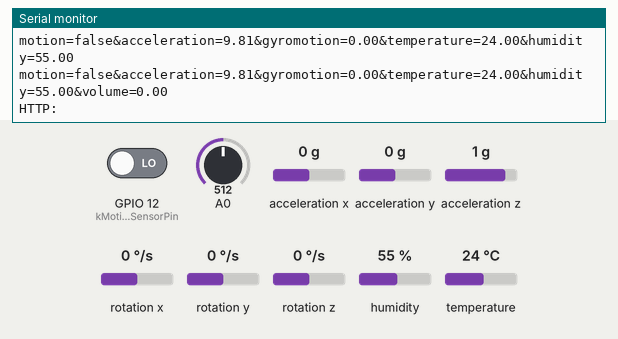
The sketch below on a simulated ESP8266 (NodeMCU). On the bench: the last lines printed to the serial monitor. The inputs (shaded band) are chosen by the test bench; at power-on: GPIO 12 (kMotionSensorPin) LOW, acceleration x 0 g, acceleration y 0 g, acceleration z 1 g, rotation x 0 °/s, A0 = 512, rotation y 0 °/s, rotation z 0 °/s, humidity 55 %, temperature 24 °C. WiFi joins after 1.5 s; servers stay silent unless stated; uploads are accepted with an empty reply.

Above: at 2.8 s.
2.9 s: GPIO 12 (kMotionSensorPin) driven HIGH
At 3.26 s:
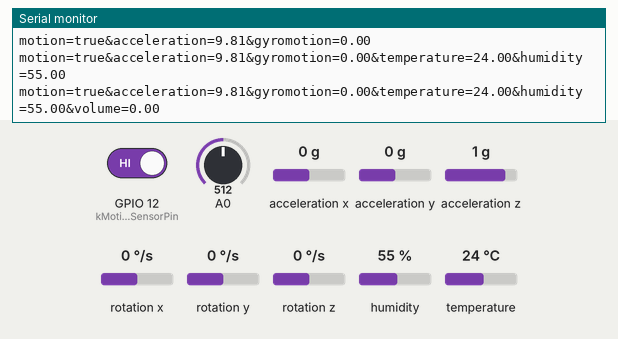
4.4 s: acceleration x set to -1.4 g
At 5.5 s:
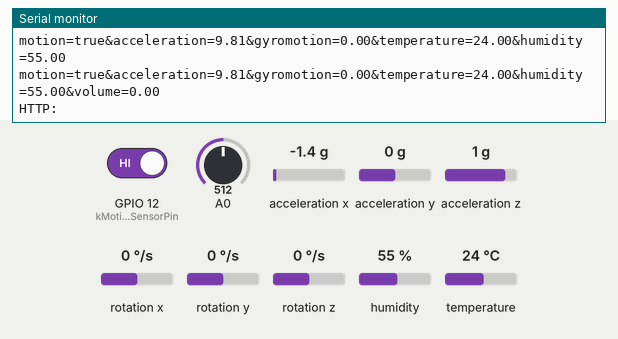
5.9 s: acceleration y set to -1.4 g
At 6.8 s:
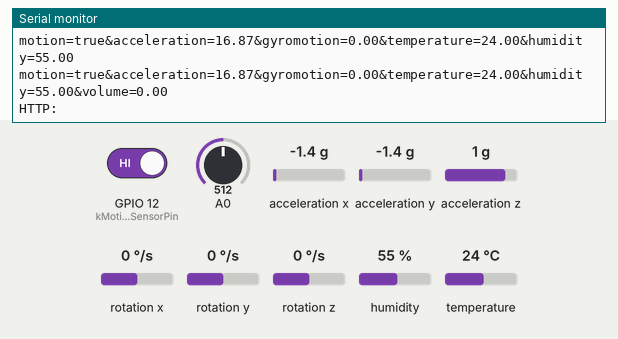
7.4 s: acceleration z set to -1.4 g
At 7.4 s:
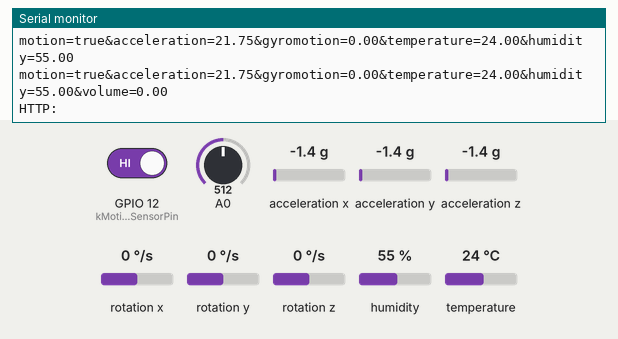
8.9 s: rotation x set to -192 °/s
At 10.3 s:
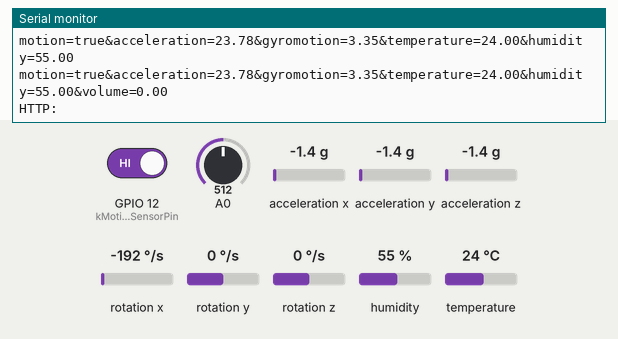
10.4 s: GPIO 12 (kMotionSensorPin) driven LOW
At 11.33 s:
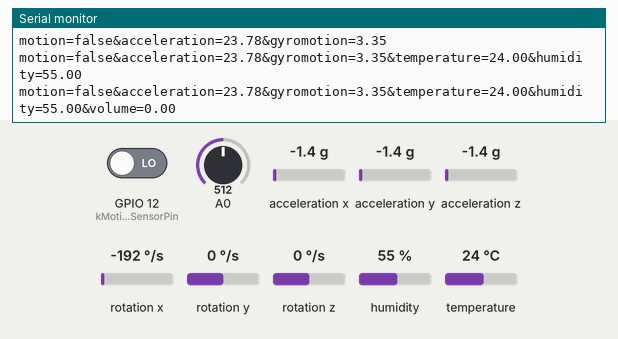
Timing chart, 0 to 12.9 s (numbered marks = the images above; inputs shaded):
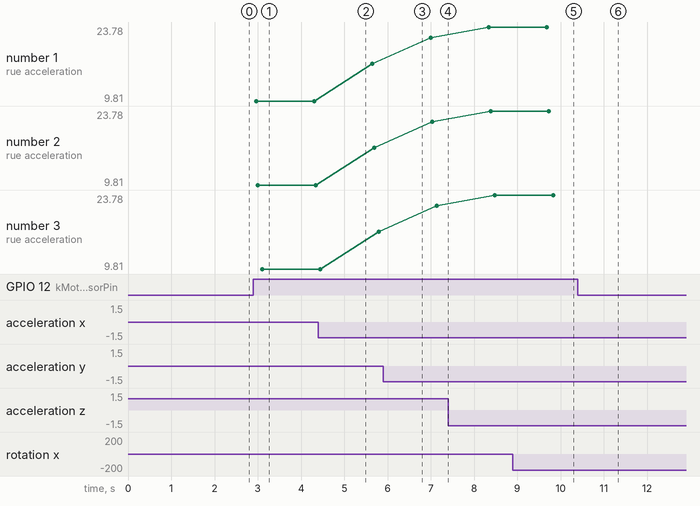

The sketch:

TechfestMunich.ino
```cpp
#include <Wire.h>
#include <ESP8266WiFi.h>
#include <ESP8266HTTPClient.h>
#include <WiFiClient.h>
#include <Adafruit_LSM9DS1.h>
#include <Adafruit_SHT31.h>
#include <Adafruit_Sensor.h>
#include <ESP8266WiFiMulti.h>

const char* ssid     = "TECHFEST";
const char* password = "techfest19";
ESP8266WiFiMulti WiFiMulti;
const char* kServerAddress = "http://10.25.13.227:5000/measurement";
const int kMotionSensorPin = 12;
const int kSampleWindowMs = 100;
Adafruit_LSM9DS1* lsm;
Adafruit_SHT31* sht31;

void SetupWifi() {
  Serial.print("Connecting to ");
  Serial.println(ssid);

  WiFi.mode(WIFI_STA);
  WiFiMulti.addAP(ssid, password);
  while ((WiFiMulti.run() != WL_CONNECTED)) {
    delay(250);
    Serial.print(".");
  }

  Serial.println("");
  Serial.println("WiFi connected");
  Serial.println("IP address: ");
  Serial.println(WiFi.localIP());
}

void SetupMotionSensor() {
  pinMode(kMotionSensorPin, INPUT);
  Serial.println("Motion sensor set up.");
}

void SetupAccGyroTemp() {
  lsm = new Adafruit_LSM9DS1();
  if (!lsm->begin()) {
    Serial.println("LSM9DS1 not found. Check your wiring!");
    while (1){ delay(100); }
  }
  Serial.println("LSM9DS1 found.");
  lsm->setupAccel(lsm->LSM9DS1_ACCELRANGE_2G);
  Serial.println("Accelerometer set up.");
  lsm->setupGyro(lsm->LSM9DS1_GYROSCALE_245DPS);
  Serial.println("Gyroscope set up.");
}

void SetupTempHumid() {
  sht31 = new Adafruit_SHT31();
  if (! sht31->begin(0x44)) {   // Set to 0x45 for alternate i2c addr
    Serial.println("SHT31 not found. Check your wiring!");
    while (1) { delay(100); }
  }
  Serial.println("SHT31 found.");
}

//void SetupHTTPClient() {
//  wifi_client = new WiFiClient();
//  http = new HTTPClient();
//  //http->setReuse(true);
//}

void setup() {
  Serial.begin(115200);
  delay(100);
  Serial.println("");
  Serial.println("Started.");
  SetupWifi();
  SetupMotionSensor();
  SetupAccGyroTemp();
  SetupTempHumid();
  // SetupHTTPClient();
}

void PutAmpIfNeeded(String *measurements_payload) {
  if(measurements_payload->length() > 0) {
    *measurements_payload += "&";
  }
}

void ReadAndPrintMotionSensor(String *measurements_payload) {
  int val = digitalRead(kMotionSensorPin);
  PutAmpIfNeeded(measurements_payload);
  *measurements_payload += "motion=";
  if (val == HIGH) {
    *measurements_payload += "true";
  } else {
    *measurements_payload += "false";
  }
  Serial.println(*measurements_payload);
}

void ReadAndPrintAccGyroTemp(String *measurements_payload) {
  sensors_event_t acc, gyro;
  lsm->getEvent(&acc, nullptr, &gyro, nullptr);
  PutAmpIfNeeded(measurements_payload);
  float acceleration = sqrt(acc.acceleration.x * acc.acceleration.x +
                            acc.acceleration.y * acc.acceleration.y +
                            acc.acceleration.z * acc.acceleration.z);
  float gyromotion = sqrt(gyro.gyro.x * gyro.gyro.x +
                          gyro.gyro.y * gyro.gyro.y +
                          gyro.gyro.z * gyro.gyro.z);
  *measurements_payload += "acceleration=" + String(acceleration) +
                           "&gyromotion=" + String(gyromotion);
  Serial.println(*measurements_payload);
}

void ReadAndPrintTempHumid(String *measurements_payload) {
  float temp = sht31->readTemperature();
  float humid = sht31->readHumidity();
  PutAmpIfNeeded(measurements_payload);
  *measurements_payload += "temperature=" + String(temp) +
                           "&humidity=" + String(humid);
  Serial.println(*measurements_payload);
}

void ReadAndPrintAudio(String* measurements_payload) {
  unsigned long start_time = millis();
  unsigned int peak_to_peak = 0;

  unsigned int signal_max = 0;
  unsigned int signal_min = 1024;

  while (millis() - start_time < kSampleWindowMs) {
    unsigned int sample = analogRead(0);
    if (sample > 1024) continue;
    if (sample > signal_max) {
      signal_max = sample;
    } else if (sample < signal_min) {
          signal_min = sample;
    }
  }
  peak_to_peak = signal_max - signal_min;
  double volts = (peak_to_peak * 3.3) / 1024;

  PutAmpIfNeeded(measurements_payload);
  *measurements_payload += "volume=" + String(volts);
  Serial.println(*measurements_payload);
}

void PostMeasurements(const String& measurements_payload) {
  WiFiClient wifi_client;
  HTTPClient http;
  http.setUserAgent("ESP8266!");
  if (!http.begin(wifi_client, kServerAddress)) {
    Serial.println("Could not establish HTTP connection.");
    delay(10000);
    return;
  }
  http.addHeader("Content-Type", "application/x-www-form-urlencoded");
  http.addHeader("Accept", "*/*");
  int http_code = http.POST(measurements_payload);
  if(http_code != HTTP_CODE_OK) {
    Serial.printf("HTTP Error %d: %s\n", http_code,
                  http.errorToString(http_code).c_str());
    return;
  }

  String payload = http.getString();
  Serial.print("HTTP: "); Serial.println(payload);

  http.end();
}

void loop() {
  String measurements_payload;
  ReadAndPrintMotionSensor(&measurements_payload);
  ReadAndPrintAccGyroTemp(&measurements_payload);
  ReadAndPrintTempHumid(&measurements_payload);
  ReadAndPrintAudio(&measurements_payload);
  PostMeasurements(measurements_payload);
  delay(1000);
}
```

Measured:
- after the input at 2.9 s, the serial monitor: prints a new line after 0.06 s (image 1)
- after the input at 8.9 s, the serial monitor: prints a new line after 0.79 s (image 5)
- after the input at 10.4 s, the serial monitor: prints a new line after 0.63 s (image 6)
- plotted number 1: 9.81 → 16.87 after the input at 4.4 s, 16.87 → 21.75 after the input at 5.9 s, 21.75 → 23.78 after the input at 7.4 s
- plotted number 2: 9.81 → 16.87 after the input at 4.4 s, 16.87 → 21.75 after the input at 5.9 s, 21.75 → 23.78 after the input at 7.4 s
- plotted number 3: 9.81 → 16.87 after the input at 4.4 s, 16.87 → 21.75 after the input at 5.9 s, 21.75 → 23.78 after the input at 7.4 s
